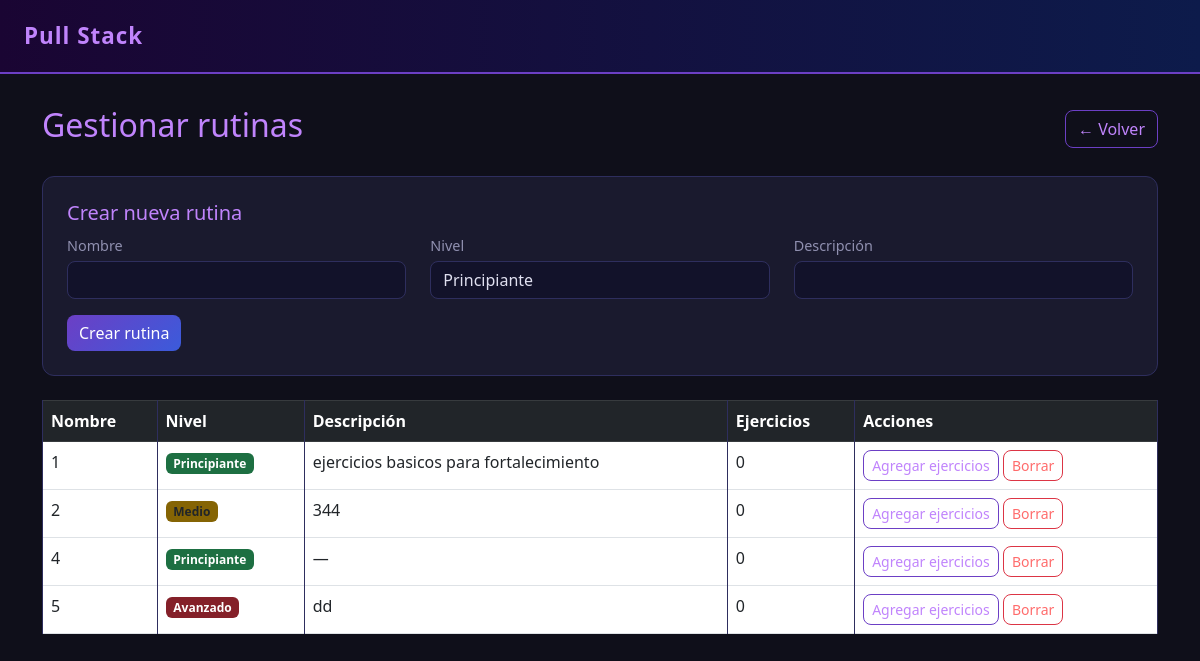
Page /admin/rutinas (signed in) on the committed database.
### models.py (models this page shows)
class Rutina(db.Model):
    __tablename__ = 'rutina'
    id = db.Column(db.Integer, primary_key=True)
    nombre = db.Column(db.String(100), nullable=False)
    nivel = db.Column(db.String(20), nullable=False)
    descripcion = db.Column(db.Text)
    dia_semana = db.Column(db.String(20))  # ✅ NUEVO: Lunes, Martes, etc.
    ejercicios = db.relationship('RutinaEjercicio', backref='rutina', lazy=True)
    encuestas = db.relationship('Encuesta', back_populates='rutina', lazy=True)

### app.py (the view)
@app.route('/admin/rutinas')
@login_required
def lista_rutinas():
    if not current_user.es_admin:
        return redirect(url_for('dashboard_usuario'))
    rutinas = Rutina.query.all()
    return render_template('rutinas_admin.html', rutinas=rutinas)

### app.py (called while the page is built)
@login_manager.user_loader
def load_user(user_id):
    return Usuario.query.get(int(user_id))

### templates/rutinas_admin.html (shortened to what this page needs)
{% extends "base.html" %}
{% block content %}
<div class="d-flex justify-content-between align-items-center mb-4">
    <h2>Gestionar rutinas</h2>
    <a href="/admin" class="btn btn-outline-dark">← Volver</a>
</div>
<div class="card p-4 mb-4">
    <h5>Crear nueva rutina</h5>
    <form method="POST" action="/admin/rutinas/crear">
        <div class="row">
            <div class="col-md-4 mb-3">
                <label>Nombre</label>
                <input type="text" name="nombre" class="form-control" required>
            </div>
            <div class="col-md-4 mb-3">
                <label>Nivel</label>
                <select name="nivel" class="form-control">
                    <option>Principiante</option>
                </select>
            </div>
            <div class="col-md-4 mb-3">
                <label>Descripción</label>
                <input type="text" name="descripcion" class="form-control">
            </div>
        </div>
        <button type="submit" class="btn btn-dark">Crear rutina</button>
    </form>
</div>
<table class="table table-bordered">
    <thead class="table-dark">
        <tr>
            <th>Nombre</th>
            <th>Nivel</th>
            <th>Descripción</th>
            <th>Ejercicios</th>
            <th>Acciones</th>
        </tr>
    </thead>
    <tbody>
        {% for r in rutinas %}
        <tr>
            <td>{{ r.nombre }}</td>
            <td>
                {% if r.nivel == 'Principiante' %}
                    <span class="badge bg-success">Principiante</span>
                {% elif r.nivel == 'Medio' %}
                    <span class="badge bg-warning text-dark">Medio</span>
                {% else %}
                    <span class="badge bg-danger">Avanzado</span>
                {% endif %}
            </td>
            <td>{{ r.descripcion or '—' }}</td>
            <td>{{ r.ejercicios|length }}</td>
            <td>
                <a href="/admin/rutinas/{{ r.id }}/ejercicios" class="btn btn-sm btn-outline-dark">Agregar ejercicios</a>
                <a href="/admin/rutinas/borrar/{{ r.id }}" class="btn btn-sm btn-outline-danger"
                   onclick="return confirm('¿Borrar esta rutina?')">Borrar</a>
            </td>
        </tr>
        {% endfor %}
    </tbody>
</table>
{% endblock %}

### templates/base.html (shortened to what this page needs)
<!DOCTYPE html>
<html lang="es">
<head>
    <link href="https://cdn.jsdelivr.net/npm/bootstrap@5.3.0/dist/css/bootstrap.min.css" rel="stylesheet">
</head>
<body>
<nav class="navbar">
    <span class="navbar-brand">Pull Stack</span>
</nav>
<div class="container">
    {% block content %}{% endblock %}
</div>
</body>
</html>

### templates/base.html (style rules this page uses)
body { background-color: #0f0f1a; color: #e0e0f0; font-family: 'Segoe UI', sans-serif; }
.navbar { background: linear-gradient(90deg, #1a0533, #0d1b4b); border-bottom: 2px solid #6c3fc5; padding: 14px 24px; }
.navbar-brand { color: #c084fc !important; font-size: 1.4rem; font-weight: bold; letter-spacing: 1px; }
.container { margin-top: 2rem; }
.card { background-color: #1a1a2e; border: 1px solid #2e2e5e; border-radius: 12px; color: #e0e0f0; }
.table { color: #e0e0f0; }
.table-dark { background: linear-gradient(90deg, #1a0533, #0d1b4b) !important; }
.table-bordered td, .table-bordered th { border-color: #2e2e5e; }
.btn-dark { background: linear-gradient(135deg, #6c3fc5, #3b5bdb); border: none; border-radius: 8px; color: white; font-weight: 500; }
.btn-outline-dark { border: 1px solid #6c3fc5; color: #c084fc; border-radius: 8px; }
.btn-outline-danger { border: 1px solid #dc3545; color: #ff6b6b; border-radius: 8px; }
.form-control, .form-select { background-color: #12122a; border: 1px solid #2e2e5e; color: #e0e0f0; border-radius: 8px; }
label { color: #9090b0; font-size: 0.9rem; margin-bottom: 4px; }
h2, h4, h5 { color: #c084fc; }
.badge.bg-success { background-color: #1d6f42 !important; }
.badge.bg-warning { background-color: #856404 !important; }
.badge.bg-danger { background-color: #842029 !important; }

### rows in the picture
Rutina: nombre "1", nivel "Principiante", descripcion "ejercicios basicos para fortalecimiento", ejercicios|length "0"
Rutina: nombre "2", nivel "Medio", descripcion "344", ejercicios|length "0"
Rutina: nombre "4", nivel "Principiante", descripcion "—", ejercicios|length "0"
Rutina: nombre "5", nivel "Avanzado", descripcion "dd", ejercicios|length "0"
